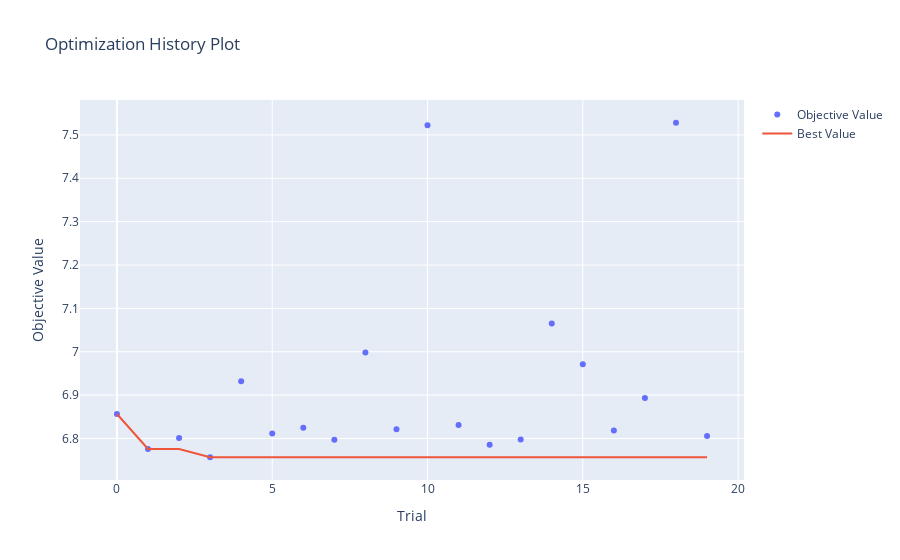

Notebook cell for this chart:
### Code cell
optuna.visualization.plot_optimization_history(study)

### Figure 1 — Plotly figure (JSON) as saved in the notebook; plotly's stock layout.template omitted (floating-point values rounded to 4 significant figures)
{"data": [{"mode": "markers", "name": "Objective Value", "type": "scatter", "x": [0, 1, 2, 3, 4, 5, 6, 7, 8, 9, 10, 11, 12, 13, 14, 15, 16, 17, 18, 19], "y": [6.856, 6.776, 6.801, 6.757, 6.932, 6.811, 6.825, 6.797, 6.998, 6.821, 7.522, 6.831, 6.786, 6.798, 7.065, 6.971, 6.818, 6.893, 7.528, 6.806]}, {"mode": "lines", "name": "Best Value", "type": "scatter", "x": [0, 1, 2, 3, 4, 5, 6, 7, 8, 9, 10, 11, 12, 13, 14, 15, 16, 17, 18, 19], "y": [6.856, 6.776, 6.776, 6.757, 6.757, 6.757, 6.757, 6.757, 6.757, 6.757, 6.757, 6.757, 6.757, 6.757, 6.757, 6.757, 6.757, 6.757, 6.757, 6.757]}, {"marker": {"color": "#cccccc"}, "mode": "markers", "name": "Infeasible Trial", "showlegend": false, "type": "scatter", "x": [], "y": []}], "layout": {"title": {"text": "Optimization History Plot"}, "xaxis": {"title": {"text": "Trial"}}, "yaxis": {"title": {"text": "Objective Value"}}}}
